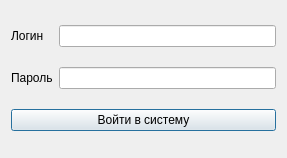
<?xml version="1.0" encoding="UTF-8"?>
<ui version="4.0">
 <class>LoginDialog</class>
 <widget class="QDialog" name="LoginDialog">
  <property name="geometry">
   <rect>
    <x>0</x>
    <y>0</y>
    <width>287</width>
    <height>158</height>
   </rect>
  </property>
  <property name="windowTitle">
   <string>Form</string>
  </property>
  <layout class="QHBoxLayout" name="horizontalLayout">
   <item>
    <layout class="QGridLayout" name="gridLayout">
     <item row="0" column="0">
      <widget class="QLabel" name="loginLabel">
       <property name="sizePolicy">
        <sizepolicy hsizetype="Fixed" vsizetype="Preferred">
         <horstretch>0</horstretch>
         <verstretch>0</verstretch>
        </sizepolicy>
       </property>
       <property name="text">
        <string>Логин</string>
       </property>
      </widget>
     </item>
     <item row="0" column="1">
      <widget class="QLineEdit" name="loginLineEdit">
       <property name="sizePolicy">
        <sizepolicy hsizetype="Expanding" vsizetype="Fixed">
         <horstretch>0</horstretch>
         <verstretch>0</verstretch>
        </sizepolicy>
       </property>
      </widget>
     </item>
     <item row="1" column="0">
      <widget class="QLabel" name="passwordLabel">
       <property name="text">
        <string>Пароль</string>
       </property>
      </widget>
     </item>
     <item row="1" column="1">
      <widget class="QLineEdit" name="passwordLineEdit"/>
     </item>
     <item row="2" column="0" colspan="2">
      <widget class="QPushButton" name="signInButton">
       <property name="sizePolicy">
        <sizepolicy hsizetype="Expanding" vsizetype="Fixed">
         <horstretch>0</horstretch>
         <verstretch>0</verstretch>
        </sizepolicy>
       </property>
       <property name="text">
        <string>Войти в систему</string>
       </property>
      </widget>
     </item>
    </layout>
   </item>
  </layout>
 </widget>
 <resources/>
 <connections/>
</ui>
